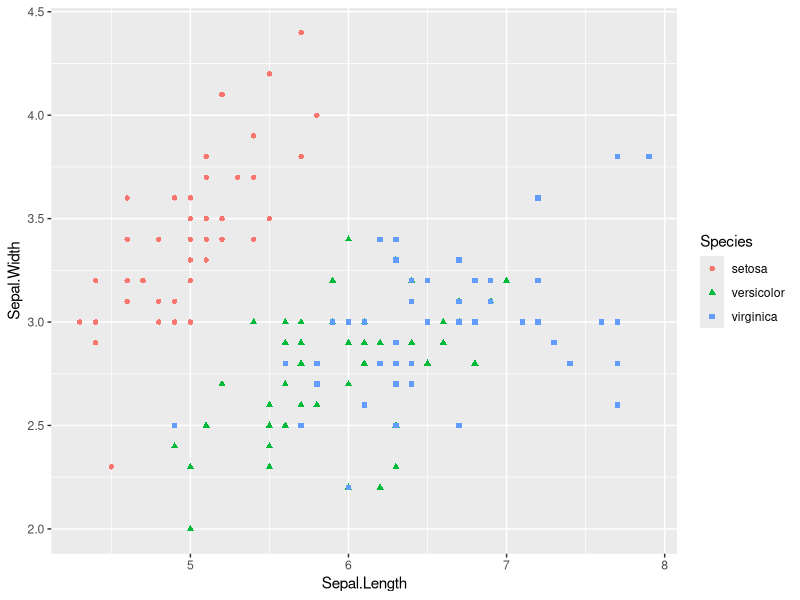
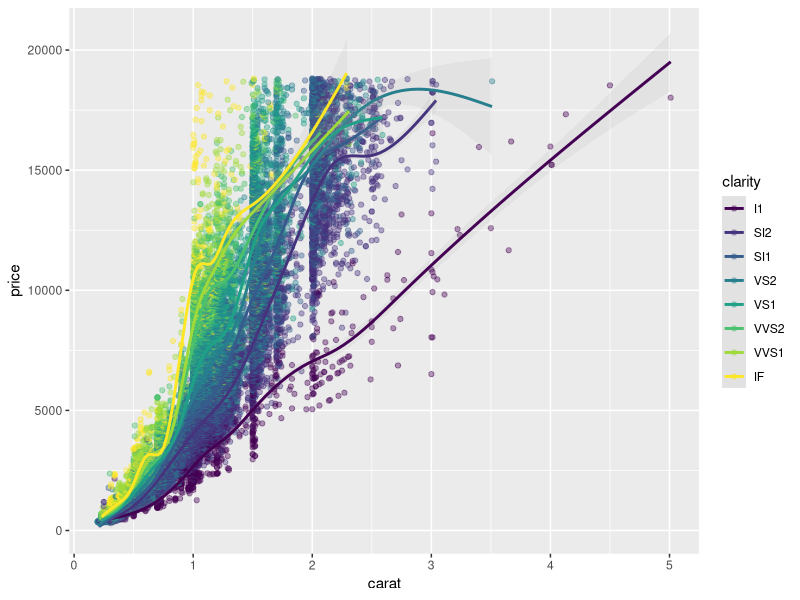
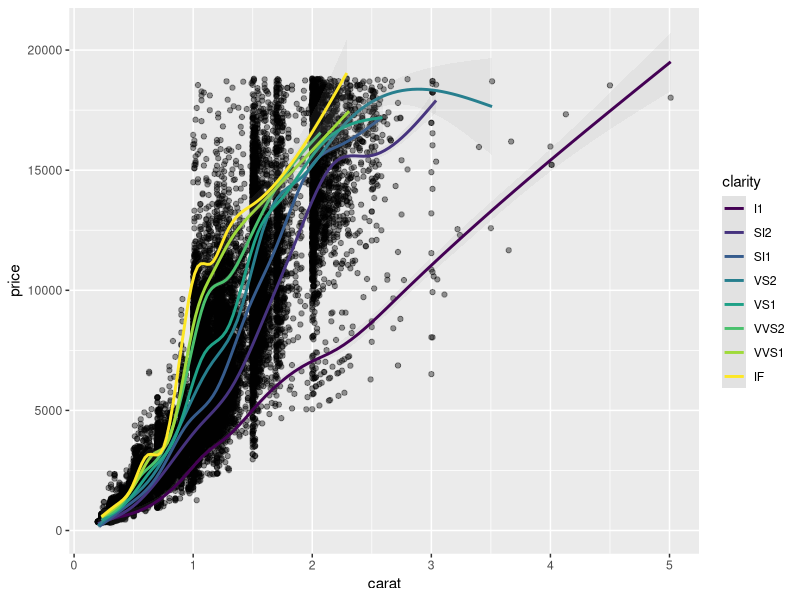
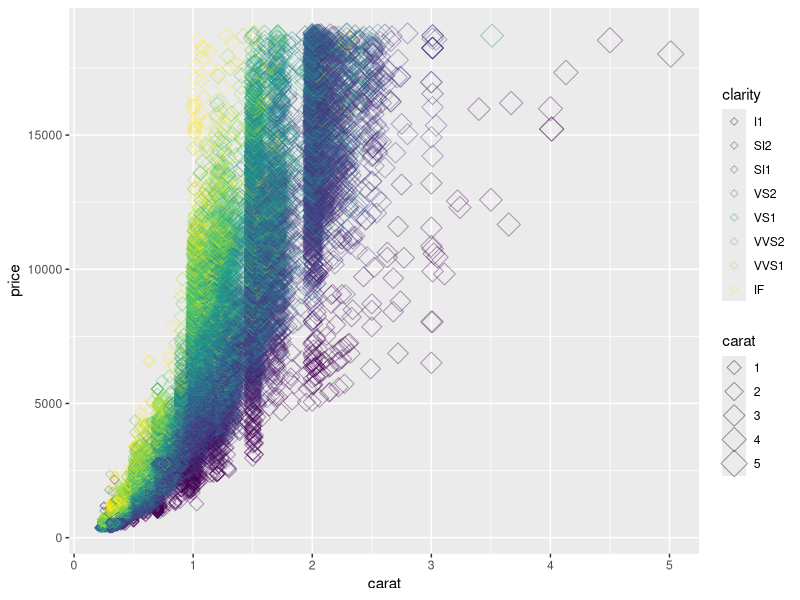
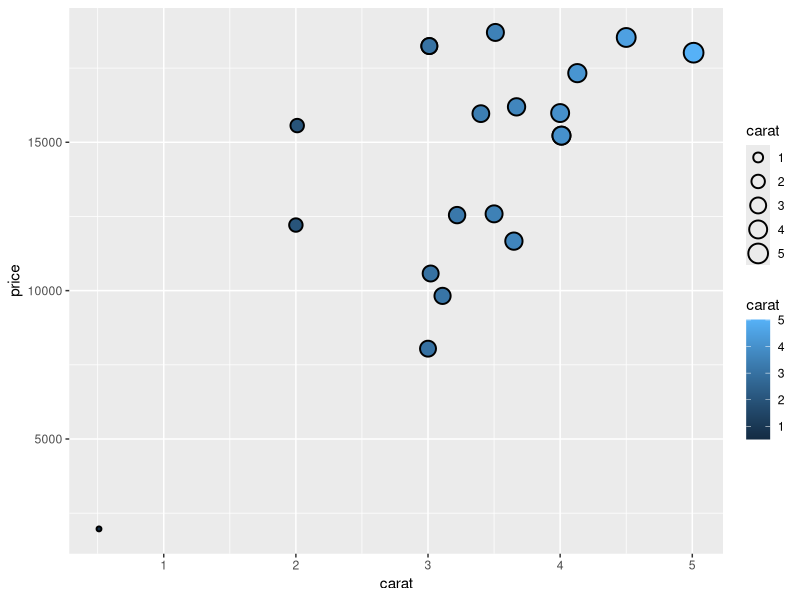
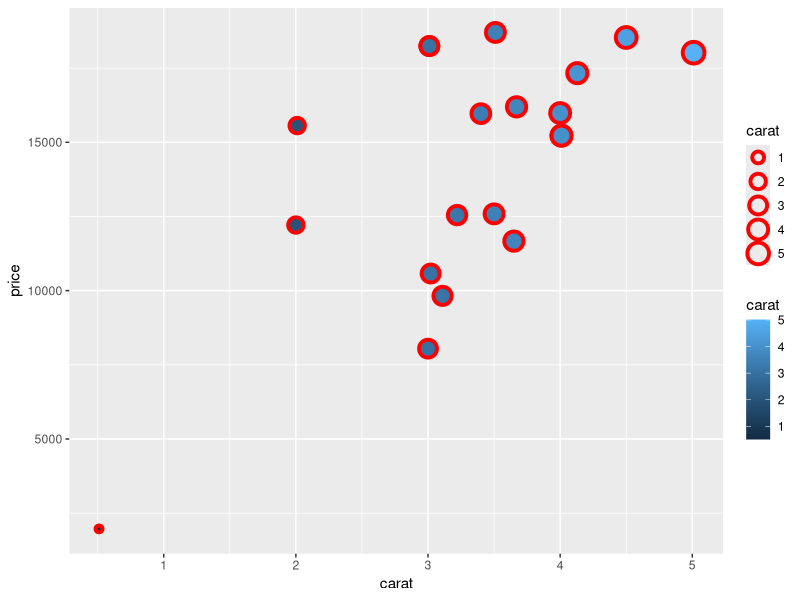
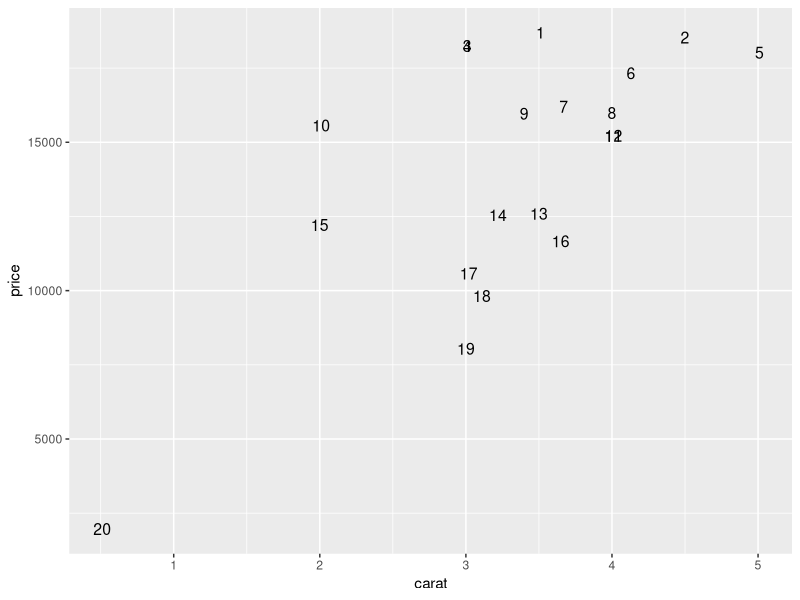
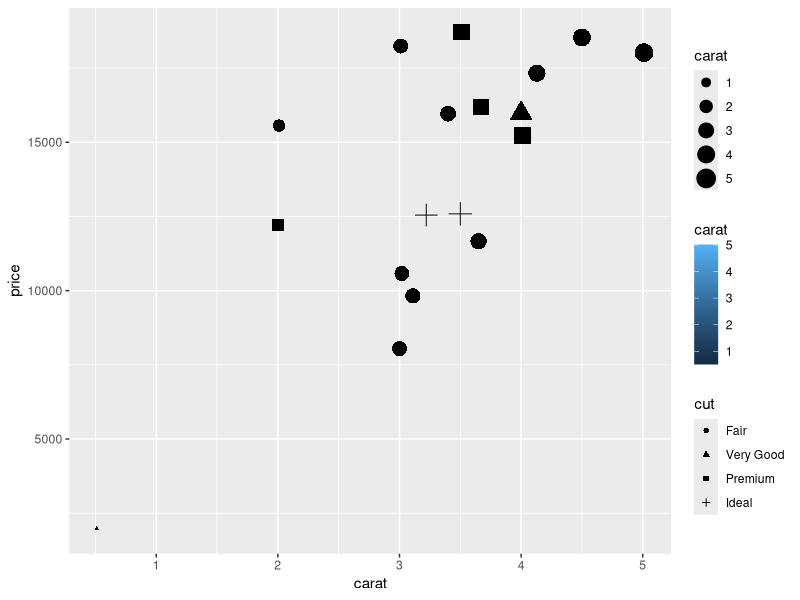

The R script that drew these images, in order:
library(ggplot2)
library(dplyr)

ggplot(iris, aes(x=Sepal.Length, y=Sepal.Width, color=Species, shape=Species)) +
  geom_point()


ggplot(diamonds, aes(x=carat, y=price, color=clarity)) +
  geom_point(alpha = 0.4) +
  geom_smooth(alpha  = 0.1)


ggplot(diamonds, aes(x=carat, y=price)) +
  geom_point(alpha = 0.4) +
  geom_smooth(aes(color=clarity), alpha = 0.1)


ggplot(diamonds, aes(x=carat, y=price, color=clarity, size=carat)) +
  geom_point(alpha = 0.4, shape=5)


sub_diamonds <- diamonds %>% 
  arrange(desc(price)) %>% 
  top_n(20)


ggplot(sub_diamonds, aes(x=carat, y=price,  fill=carat, size=carat)) +
  geom_point(stroke = 1, shape = 21)

ggplot(sub_diamonds, aes(carat, price, size=carat, fill=carat)) +
  geom_point(shape=21, color='red', stroke=2) # give stroke to increase thickness

ggplot(sub_diamonds, aes(carat, price)) +
  geom_text(aes(label=rownames(sub_diamonds)), size=4)


ggplot(sub_diamonds, aes(carat, price, size=carat, fill=carat, shape=cut)) +
  geom_point()

ggplot(sub_diamonds, aes(carat, price, size=carat, fill=carat, shape=clarity)) +
  geom_point()


ggplot(sub_diamonds, aes(clarity, fill=clarity)) +
  geom_bar() +
  labs(x = "Clarity of the diamond", y = "Count")


ggplot(sub_diamonds, aes(y=clarity, fill=clarity)) +
  geom_bar(orientation = "y") +
  labs(y = "Clarity of the diamond", x = "Count")

palette <- c(I1 = 'red', SI2='yellow', VVS2='green', VS1='blue')

ggplot(sub_diamonds, aes(cut, fill=clarity)) +
  geom_bar(position = position_dodge()) +
  labs(x = "Cut of the diamond", y = "Count") +
  scale_fill_manual("Clarity of diamond", values = palette)




